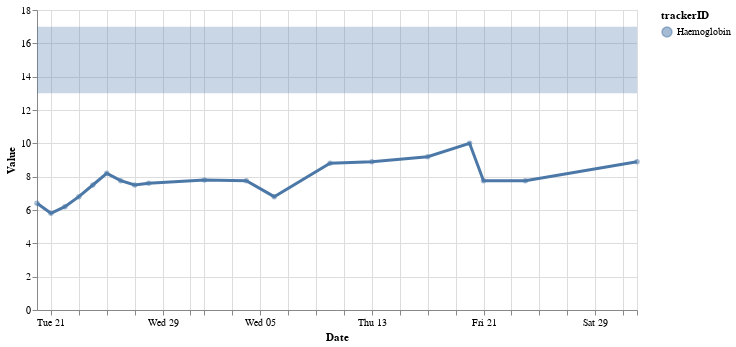

This figure's notebook cell:
### Code cell
# multiIndex not supported by altair
source = df.reset_index()
# layer everything into one plot
alt.layer(points,lines,bound,data=source)

### Figure 1 — Vega-Lite specification as saved in the notebook (floating-point values rounded to 4 significant figures; data arrays with more than 128 entries replaced by an {"elided": "..."} marker saying what was removed)
{"config": {"view": {"continuousWidth": 400, "continuousHeight": 300}}, "layer": [{"mark": "circle", "encoding": {"color": {"type": "nominal", "field": "trackerID"}, "opacity": {"value": 0.5}, "x": {"type": "temporal", "field": "date", "title": "Date"}, "y": {"type": "quantitative", "field": "value", "impute": {"method": "mean"}, "title": "Value"}}, "selection": {"selector001": {"type": "single", "on": "mouseover", "encodings": ["color"], "nearest": true}}, "transform": [{"filter": "(datum.trackerID === 'Haemoglobin')"}], "width": 600}, {"mark": "line", "encoding": {"color": {"type": "nominal", "field": "trackerID"}, "size": {"condition": {"value": 1, "selection": {"not": "selector001"}}, "value": 3}, "x": {"type": "temporal", "field": "date", "title": "Date"}, "y": {"type": "quantitative", "field": "value", "impute": {"method": "mean"}, "title": "Value"}}, "transform": [{"filter": "(datum.trackerID === 'Haemoglobin')"}]}, {"mark": {"type": "rect", "color": "firebrick", "filled": true, "opacity": 0.3}, "encoding": {"color": {"type": "nominal", "field": "trackerID"}, "x": {"type": "temporal", "aggregate": "min", "field": "date"}, "x2": {"aggregate": "max", "field": "date"}, "y": {"type": "quantitative", "field": "LOWER"}, "y2": {"field": "UPPER"}}, "transform": [{"filter": "(datum.trackerID === 'Haemoglobin')"}]}], "data": {"name": "data-173c025d6f80d044f37dfe3e5bfaa4a2"}, "$schema": "https://vega.github.io/schema/vega-lite/v4.8.1.json", "datasets": {"data-173c025d6f80d044f37dfe3e5bfaa4a2": {"elided": "456 records"}}}
